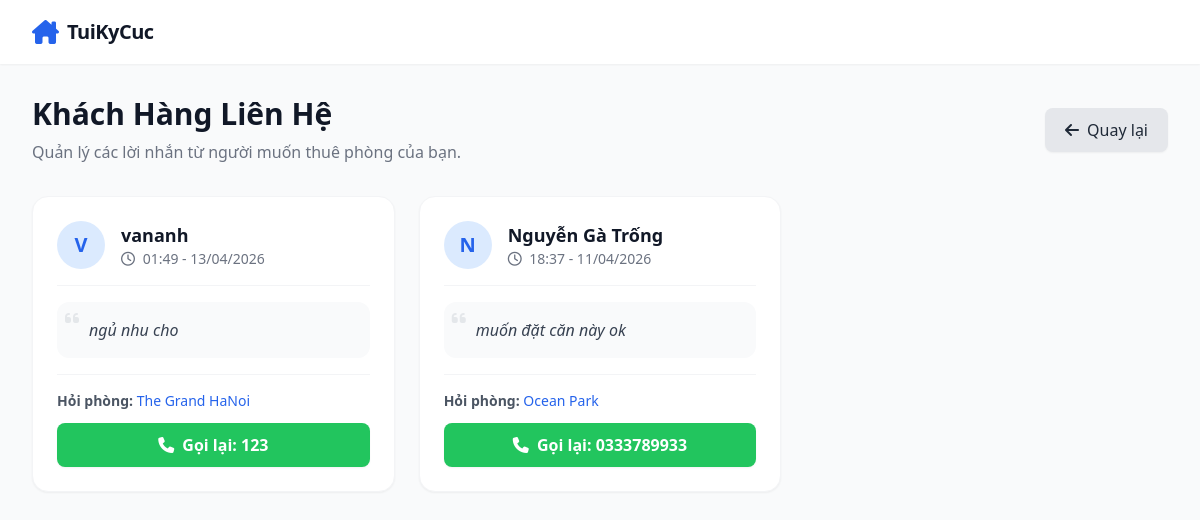
Page /khach-lien-he/ (signed in) on the earlier database version.
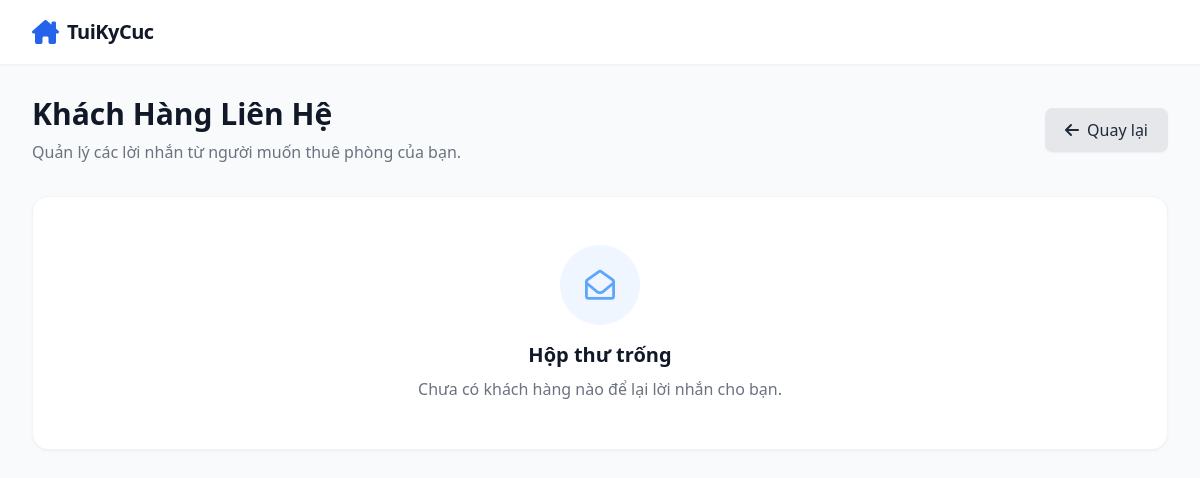
Same page on the later database version.
### quanly/models.py (models this page shows, shortened)
class KhachLienHe(models.Model):
    phong = models.ForeignKey(PhongTro, on_delete=models.CASCADE) # Biết là nhắn cho phòng nào
    ten_khach = models.CharField(max_length=100)
    so_dien_thoai = models.CharField(max_length=15)
    noi_dung = models.TextField()
    ngay_gui = models.DateTimeField(auto_now_add=True) # Tự động lưu thời gian gửi

class PhongTro(models.Model):
    chu_tro = models.ForeignKey(User, on_delete=models.CASCADE)
    tieu_de = models.CharField(max_length=200)       # Chữ ngắn
    mo_ta = models.TextField()                       # Chữ dài (nhiều dòng)
    gia_thue = models.IntegerField()                 # Số nguyên (Ví dụ: 3000000)
    dien_tich = models.FloatField()                  # Số thập phân (Ví dụ: 25.5 m2)
    DANH_SACH_KHU_VUC = [
        ('Hà Nội', 'Hà Nội'),
        ('TPHCM', 'TPHCM'),
        ('Đà Nẵng', 'Đà Nẵng'),
        ('Kiên Giang', 'Kiên Giang'),
        ('Thái Bình', 'Thái Bình'),
        ('Hải Phòng', 'Hải Phòng'),
    ]
    khu_vuc = models.CharField(max_length=50, choices=DANH_SACH_KHU_VUC, default='Hà Nội')
    dia_chi = models.CharField(max_length=255)       # Chữ ngắn
    so_dien_thoai = models.CharField(max_length=15)  # Số điện thoại
    hinh_anh = models.ImageField(upload_to='phongtro/', null=True, blank=True) #hinh anh
    ngay_dang = models.DateTimeField(auto_now_add=True)

### quanly/views.py (the view)
# urls.py: path('khach-lien-he/', views.khach_lien_he, name='khach_lien_he'),
@login_required(login_url='dang_nhap') # Bắt buộc phải đăng nhập mới được xem
def khach_lien_he(request):
    danh_sach_tin = KhachLienHe.objects.filter(phong__chu_tro=request.user).order_by('-ngay_gui')
    context = {
        'danh_sach_tin': danh_sach_tin
    }
    return render(request, 'quanly/khach_lien_he.html', context)

### quanly/templates/quanly/khach_lien_he.html (shortened to what this page needs)
<!DOCTYPE html>
<html lang="vi">
<head>
    <script src="https://cdn.tailwindcss.com"></script>
    <link rel="stylesheet" href="https://cdnjs.cloudflare.com/ajax/libs/font-awesome/6.4.0/css/all.min.css">
</head>
<body class="bg-gray-50 text-gray-800 flex flex-col min-h-screen">
    <nav class="bg-white shadow-sm fixed w-full z-50 top-0">
        <div class="max-w-7xl mx-auto px-4 sm:px-6 lg:px-8">
            <div class="flex justify-between h-16">
                <div class="flex items-center">
                    <a href="{% url 'trang_chu' %}" class="flex-shrink-0 flex items-center gap-2">
                        <i class="fa-solid fa-house-chimney text-blue-600 text-2xl"></i>
                        <span class="font-bold text-xl tracking-tight text-gray-900">TuiKyCuc</span>
                    </a>
                </div>
            </div>
        </div>
    </nav>
    <div class="flex-grow max-w-7xl mx-auto px-4 sm:px-6 lg:px-8 py-24 w-full">
        <div class="flex justify-between items-center mb-8">
            <div>
                <h1 class="text-3xl font-bold text-gray-900">Khách Hàng Liên Hệ</h1>
                <p class="text-gray-500 mt-2">Quản lý các lời nhắn từ người muốn thuê phòng của bạn.</p>
            </div>
            <a href="{% url 'trang_chu' %}" class="bg-gray-200 hover:bg-gray-300 text-gray-800 px-5 py-2.5 rounded-lg font-medium transition shadow-sm flex items-center gap-2">
                <i class="fa-solid fa-arrow-left"></i> Quay lại
            </a>
        </div>
        <div class="grid grid-cols-1 md:grid-cols-2 lg:grid-cols-3 gap-6">
            {% for tin in danh_sach_tin %}
            <div class="bg-white p-6 rounded-2xl shadow-sm hover:shadow-md transition duration-300 border border-gray-100 flex flex-col">
                <div class="flex items-center gap-4 border-b border-gray-100 pb-4 mb-4">
                    <div class="w-12 h-12 bg-blue-100 text-blue-600 rounded-full flex items-center justify-center font-bold text-xl shrink-0">
                        {{ tin.ten_khach|make_list|first|upper }}
                    </div>
                    <div>
                        <h3 class="font-bold text-gray-900 text-lg">{{ tin.ten_khach }}</h3>
                        <div class="text-gray-500 text-sm"><i class="fa-regular fa-clock mr-1"></i> {{ tin.ngay_gui|date:"H:i - d/m/Y" }}</div>
                    </div>
                </div>
                <div class="mb-4 flex-grow">
                    <p class="text-gray-700 bg-gray-50 p-4 rounded-xl italic relative">
                        <i class="fa-solid fa-quote-left text-gray-300 absolute top-2 left-2 opacity-50"></i>
                        <span class="ml-4">{{ tin.noi_dung }}</span>
                    </p>
                </div>
                <div class="mt-auto pt-4 border-t border-gray-100">
                    <div class="text-sm text-gray-600 mb-3 truncate" title="{{ tin.phong.tieu_de }}">
                        <span class="font-semibold">Hỏi phòng:</span> <a href="{% url 'chi_tiet_phong' tin.phong.id %}" class="text-blue-600 hover:underline">{{ tin.phong.tieu_de }}</a>
                    </div>
                    <a href="tel:{{ tin.so_dien_thoai }}" class="w-full block text-center bg-green-500 hover:bg-green-600 text-white font-bold py-2.5 rounded-lg transition shadow-sm">
                        <i class="fa-solid fa-phone mr-1"></i> Gọi lại: {{ tin.so_dien_thoai }}
                    </a>
                </div>
            </div>
            {% empty %}
            <div class="col-span-full bg-white p-12 rounded-2xl border border-gray-100 text-center shadow-sm">
                <div class="w-20 h-20 bg-blue-50 rounded-full flex items-center justify-center mx-auto mb-4">
                    <i class="fa-regular fa-envelope-open text-3xl text-blue-400"></i>
                </div>
                <h3 class="text-xl font-bold text-gray-900 mb-2">Hộp thư trống</h3>
                <p class="text-gray-500">Chưa có khách hàng nào để lại lời nhắn cho bạn.</p>
            </div>
            {% endfor %}
        </div>
    </div>
</body>
</html>

Differences in the rows shown:
removed KhachLienHe: ten_khach|make_list "V", ten_khach "vananh", ngay_gui "01:49 - 13/04/2026", noi_dung "ngủ nhu cho", phong.tieu_de "The Grand HaNoi", so_dien_thoai "123"
removed KhachLienHe: ten_khach|make_list "N", ten_khach "Nguyễn Gà Trống", ngay_gui "18:37 - 11/04/2026", noi_dung "muốn đặt căn này ok", phong.tieu_de "Ocean Park", so_dien_thoai "0333789933"
Other differences:
text now shown: "Hộp thư trống Chưa có khách hàng nào để lại lời nhắn cho bạn."
